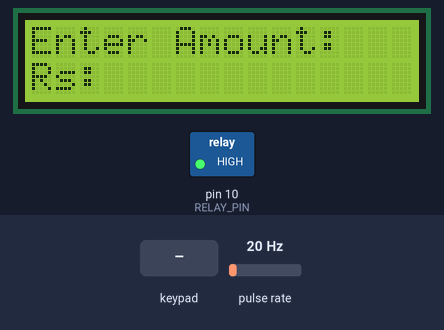
The sketch below on a simulated Arduino Uno, built with avr-gcc and run on an emulated ATmega328P. On the bench: 16×2 character LCD, switched loads named in the sketch (green lamp = pin HIGH). Wiring (inferred from the names in the program): pulse sensor: data pin 2. Inputs (shaded band) come from the test bench; at power-on: pulse rate 20 Hz.

Above: at 1.2 s.
1.3 s: keypad keys 9 8 7 6 # pressed 0.4 s apart
At 3.7 s:
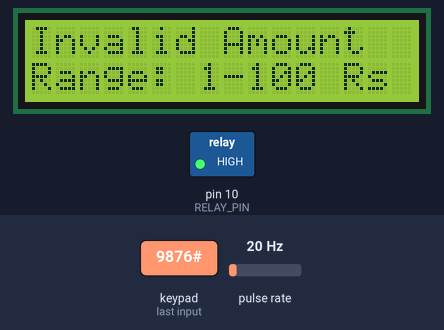
6.3 s: key '1' pressed
At 6.7 s:
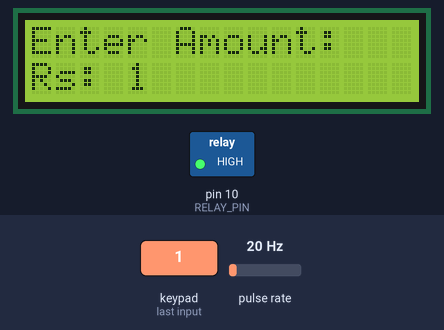
7.8 s: key '#' pressed
At 8.3 s:
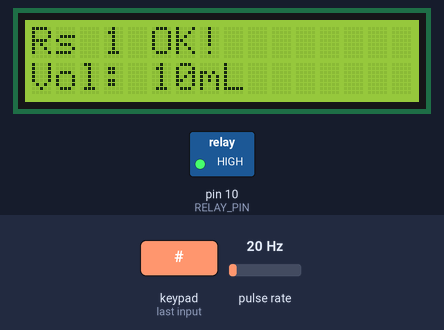
10.8 s: pulse rate (sensor on pin 2) set to 29 Hz
12.3 s: pulse rate (sensor on pin 2) set to 33 Hz
At 12.7 s:
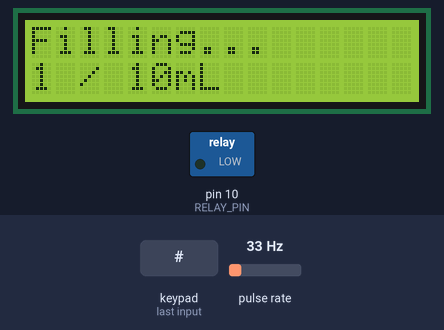
15.3 s: keypad keys 5 4 3 1 2 pressed 0.4 s apart
At 19.0 s:
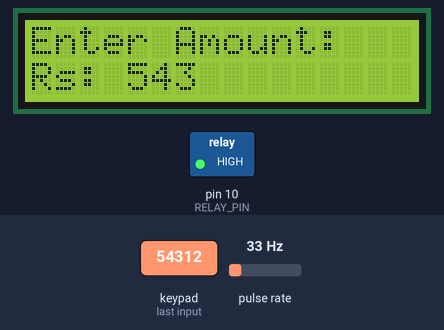
Timing chart, 0 to 20.5 s (numbered marks = the images above; inputs shaded):
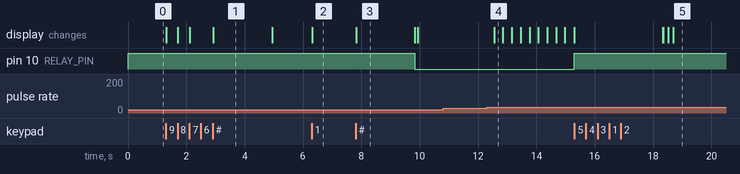

Measured:
- the behaviour switches between 32 and 33 Hz on pulse rate (sensor on pin 2) (found by bisection; images 3 and 4)
- after the input at 1.3 s, the display: first changes at once (image 1 shows a later state)
- after the input at 6.3 s, the display: changes at once (image 2)
- after the input at 7.8 s, pin 10 (RELAY_PIN): HIGH → LOW after 2.0 s; the display: changes at once (image 3)
- after the input at 10.8 s, every drawn part: stays the same
- after the input at 12.3 s, pin 10 (RELAY_PIN): LOW → HIGH after 3.0 s; the display: changes after 0.25 s (image 4)
- what the display in image 1 shows lasts 2.1 s, from 2.9 s to 5.0 s

The sketch:

main.ino
```cpp
#include <Wire.h>
#include <LiquidCrystal_I2C.h>
#include <Keypad.h>

// --- CONFIGURATION ---
const int RELAY_PIN = 10;
const int FLOW_SENSOR_PIN = 2;

// --- CALIBRATION ---
// Adjust this if physical liquid is too high/low.
// Lower number = pump stays on longer (more liquid).
float calibrationFactor = 4.5;

// --- VARIABLES ---
volatile byte pulseCount = 0;
float flowRate = 0.0;
unsigned int flowMilliLitres = 0;
unsigned long totalMilliLitres = 0;
unsigned long oldTime = 0;

// --- LCD SETUP ---
LiquidCrystal_I2C lcd(0x27, 16, 2);

// --- KEYPAD SETUP ---
const byte ROWS = 4;
const byte COLS = 4;

char hexaKeys[ROWS][COLS] = {
  {'1', '2', '3', 'A'},
  {'4', '5', '6', 'B'},
  {'7', '8', '9', 'C'},
  {'*', '0', '#', 'D'}
};

byte rowPins[ROWS] = {9, 8, 7, 6};
byte colPins[COLS] = {5, 4, 3, 12};

Keypad customKeypad = Keypad(makeKeymap(hexaKeys), rowPins, colPins, ROWS, COLS);

String inputString = "";

// --- INTERRUPT FUNCTION ---
void pulseCounter() {
  pulseCount++;
}

void setup() {
  pinMode(RELAY_PIN, OUTPUT);
  digitalWrite(RELAY_PIN, HIGH); // Relay OFF (Assuming Active LOW)

  pinMode(FLOW_SENSOR_PIN, INPUT);
  digitalWrite(FLOW_SENSOR_PIN, HIGH);

  attachInterrupt(digitalPinToInterrupt(FLOW_SENSOR_PIN), pulseCounter, FALLING);

  lcd.init();
  lcd.backlight();

  resetDisplay();
}

void loop() {
  char customKey = customKeypad.getKey();

  if (customKey) {
    if (customKey == '#') {
      validateAndDispense();
    }
    else if (customKey == '*') {
      inputString = "";
      resetDisplay();
    }
    // Only allow numbers 0-9 to be typed. Ignores A, B, C, D.
    else if (customKey >= '0' && customKey <= '9') {
      if(inputString.length() < 3) { // Prevents typing more than 99
        inputString += customKey;
        lcd.setCursor(4, 1);
        lcd.print(inputString);
      }
    }
  }
}

void resetDisplay() {
  lcd.clear();
  lcd.setCursor(0, 0);
  lcd.print("Enter Amount:");
  lcd.setCursor(0, 1);
  lcd.print("Rs: ");
  inputString = "";
}

void validateAndDispense() {
  int amount = inputString.toInt();

  // NEW LOGIC: Range is 1 Rs to 20 Rs
  if (amount >= 1 && amount <= 100) {

    // CALCULATE VOLUME: 1 Rs = 50mL (20 Rs = 1000mL)
    int targetVolume = amount * 10;

    lcd.clear();
    lcd.print("Rs " + String(amount) + " OK!");
    lcd.setCursor(0, 1);
    lcd.print("Vol: " + String(targetVolume) + "mL");
    delay(2000);

    dispenseJuice(targetVolume);

    lcd.clear();
    lcd.print("Done! Enjoy.");
    delay(3000);
    resetDisplay();
  }
  else {
    lcd.clear();
    lcd.print("Invalid Amount");
    lcd.setCursor(0, 1);
    lcd.print("Range: 1-100 Rs"); // Matches new logic
    delay(2000);
    resetDisplay();
  }
}

void dispenseJuice(int targetMl) {
  pulseCount = 0;
  flowMilliLitres = 0;
  totalMilliLitres = 0;
  oldTime = millis();
  unsigned long lastPulseTime = millis(); // Timeout tracker

  lcd.clear();
  lcd.print("Filling...");

  digitalWrite(RELAY_PIN, LOW); // Pump ON

  while (totalMilliLitres < targetMl) {

    // Safety: Shut off if 5 seconds pass with zero liquid flowing
    if ((millis() - lastPulseTime) > 5000 && totalMilliLitres < targetMl) {
        lcd.clear();
        lcd.print("Error: No flow!");
        delay(3000);
        break; // Exit loop
    }

    // Fixed: Stable 100ms sampling rate
    if((millis() - oldTime) > 100) {

      // Safe Interrupt Handling
      noInterrupts();
      byte currentPulses = pulseCount;
      pulseCount = 0;
      interrupts();

      if (currentPulses > 0) {
          lastPulseTime = millis(); // Reset timeout tracker
      }

      // Fixed: 1000.0 restored for correct math conversion
      flowRate = ((70.0 / (millis() - oldTime)) * currentPulses) / calibrationFactor;
      double volumeThisSlice = (flowRate / 60.0) * (millis() - oldTime);
      totalMilliLitres += volumeThisSlice;

      oldTime = millis();

      lcd.setCursor(0, 1);
      lcd.print(String((int)totalMilliLitres) + " / " + String(targetMl) + "mL  ");
    }
  }

  digitalWrite(RELAY_PIN, HIGH); // Pump OFF
}
```
